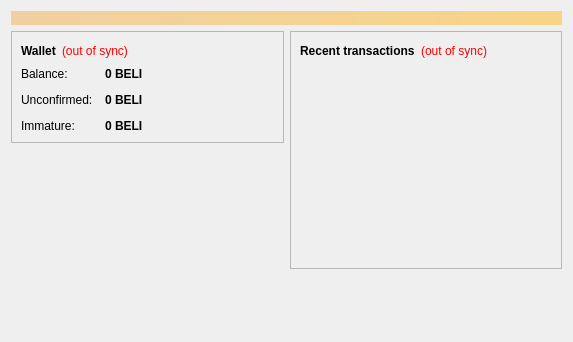
<?xml version="1.0" encoding="UTF-8"?>
<ui version="4.0">
 <class>OverviewPage</class>
 <widget class="QWidget" name="OverviewPage">
  <property name="geometry">
   <rect>
    <x>0</x>
    <y>0</y>
    <width>573</width>
    <height>342</height>
   </rect>
  </property>
  <property name="windowTitle">
   <string>Form</string>
  </property>
  <layout class="QVBoxLayout" name="topLayout">
   <item>
    <widget class="QLabel" name="labelAlerts">
     <property name="visible">
      <bool>false</bool>
     </property>
     <property name="styleSheet">
      <string notr="true">background-color: qlineargradient(x1: 0, y1: 0, x2: 1, y2: 0, stop:0 #F0D0A0, stop:1 #F8D488); color:#000000;</string>
     </property>
     <property name="wordWrap">
      <bool>true</bool>
     </property>
     <property name="margin">
      <number>3</number>
     </property>
    </widget>
   </item>
   <item>
    <layout class="QHBoxLayout" name="horizontalLayout" stretch="1,1">
     <item>
      <layout class="QVBoxLayout" name="verticalLayout_2">
       <item>
        <widget class="QFrame" name="frame">
         <property name="frameShape">
          <enum>QFrame::StyledPanel</enum>
         </property>
         <property name="frameShadow">
          <enum>QFrame::Raised</enum>
         </property>
         <layout class="QVBoxLayout" name="verticalLayout_4">
          <item>
           <layout class="QHBoxLayout" name="horizontalLayout_4">
            <item>
             <widget class="QLabel" name="label_5">
              <property name="font">
               <font>
                <weight>75</weight>
                <bold>true</bold>
               </font>
              </property>
              <property name="text">
               <string>Wallet</string>
              </property>
             </widget>
            </item>
            <item>
             <widget class="QLabel" name="labelWalletStatus">
              <property name="toolTip">
               <string>The displayed information may be out of date. Your wallet automatically synchronizes with the BeliCoin network after a connection is established, but this process has not completed yet.</string>
              </property>
              <property name="styleSheet">
               <string notr="true">QLabel { color: red; }</string>
              </property>
              <property name="text">
               <string notr="true">(out of sync)</string>
              </property>
              <property name="alignment">
               <set>Qt::AlignLeading|Qt::AlignLeft|Qt::AlignVCenter</set>
              </property>
             </widget>
            </item>
            <item>
             <spacer name="horizontalSpacer_2">
              <property name="orientation">
               <enum>Qt::Horizontal</enum>
              </property>
              <property name="sizeHint" stdset="0">
               <size>
                <width>40</width>
                <height>20</height>
               </size>
              </property>
             </spacer>
            </item>
           </layout>
          </item>
          <item>
           <layout class="QFormLayout" name="formLayout_2">
            <property name="fieldGrowthPolicy">
             <enum>QFormLayout::AllNonFixedFieldsGrow</enum>
            </property>
            <property name="horizontalSpacing">
             <number>12</number>
            </property>
            <property name="verticalSpacing">
             <number>12</number>
            </property>
            <item row="0" column="0">
             <widget class="QLabel" name="label">
              <property name="text">
               <string>Balance:</string>
              </property>
             </widget>
            </item>
            <item row="0" column="1">
             <widget class="QLabel" name="labelBalance">
              <property name="font">
               <font>
                <weight>75</weight>
                <bold>true</bold>
               </font>
              </property>
              <property name="cursor">
               <cursorShape>IBeamCursor</cursorShape>
              </property>
              <property name="toolTip">
               <string>Your current balance</string>
              </property>
              <property name="text">
               <string notr="true">0 BELI</string>
              </property>
              <property name="textInteractionFlags">
               <set>Qt::LinksAccessibleByMouse|Qt::TextSelectableByKeyboard|Qt::TextSelectableByMouse</set>
              </property>
             </widget>
            </item>
            <item row="1" column="0">
             <widget class="QLabel" name="label_3">
              <property name="text">
               <string>Unconfirmed:</string>
              </property>
             </widget>
            </item>
            <item row="1" column="1">
             <widget class="QLabel" name="labelUnconfirmed">
              <property name="font">
               <font>
                <weight>75</weight>
                <bold>true</bold>
               </font>
              </property>
              <property name="cursor">
               <cursorShape>IBeamCursor</cursorShape>
              </property>
              <property name="toolTip">
               <string>Total of transactions that have yet to be confirmed, and do not yet count toward the current balance</string>
              </property>
              <property name="text">
               <string notr="true">0 BELI</string>
              </property>
              <property name="textInteractionFlags">
               <set>Qt::LinksAccessibleByMouse|Qt::TextSelectableByKeyboard|Qt::TextSelectableByMouse</set>
              </property>
             </widget>
            </item>
            <item row="2" column="0">
             <widget class="QLabel" name="labelImmatureText">
              <property name="text">
               <string>Immature:</string>
              </property>
             </widget>
            </item>
            <item row="2" column="1">
             <widget class="QLabel" name="labelImmature">
              <property name="font">
               <font>
                <weight>75</weight>
                <bold>true</bold>
               </font>
              </property>
              <property name="toolTip">
               <string>Mined balance that has not yet matured</string>
              </property>
              <property name="text">
               <string notr="true">0 BELI</string>
              </property>
              <property name="textInteractionFlags">
               <set>Qt::LinksAccessibleByMouse|Qt::TextSelectableByKeyboard|Qt::TextSelectableByMouse</set>
              </property>
             </widget>
            </item>
           </layout>
          </item>
         </layout>
        </widget>
       </item>
       <item>
        <spacer name="verticalSpacer">
         <property name="orientation">
          <enum>Qt::Vertical</enum>
         </property>
         <property name="sizeHint" stdset="0">
          <size>
           <width>20</width>
           <height>40</height>
          </size>
         </property>
        </spacer>
       </item>
        <item>
         <widget class="QLabel" name="label_wallet_bgcoin">
          <property name="text">
           <string/>
          </property>
          <property name="pixmap">
           <pixmap resource="../bitcoin.qrc">:/images/wallet_bgcoin</pixmap>
          </property>
          <property name="scaledContents">
           <bool>false</bool>
          </property>
          <property name="alignment">
           <set>Qt::AlignCenter</set>
          </property>
          <property name="margin">
           <number>-2</number>
          </property>
         </widget>
        </item>
        <item>
         <widget class="QLabel" name="label_6">
          <property name="text">
           <string/>
          </property>
         </widget>
        </item>
      </layout>
     </item>
     <item>
      <layout class="QVBoxLayout" name="verticalLayout_3">
       <item>
        <widget class="QFrame" name="frame_2">
         <property name="frameShape">
          <enum>QFrame::StyledPanel</enum>
         </property>
         <property name="frameShadow">
          <enum>QFrame::Raised</enum>
         </property>
         <layout class="QVBoxLayout" name="verticalLayout">
          <item>
           <layout class="QHBoxLayout" name="horizontalLayout_2">
            <item>
             <widget class="QLabel" name="label_4">
              <property name="text">
               <string>&lt;b&gt;Recent transactions&lt;/b&gt;</string>
              </property>
             </widget>
            </item>
            <item>
             <widget class="QLabel" name="labelTransactionsStatus">
              <property name="toolTip">
               <string>The displayed information may be out of date. Your wallet automatically synchronizes with the BeliCoin network after a connection is established, but this process has not completed yet.</string>
              </property>
              <property name="styleSheet">
               <string notr="true">QLabel { color: red; }</string>
              </property>
              <property name="text">
               <string notr="true">(out of sync)</string>
              </property>
              <property name="alignment">
               <set>Qt::AlignRight|Qt::AlignTrailing|Qt::AlignVCenter</set>
              </property>
             </widget>
            </item>
            <item>
             <spacer name="horizontalSpacer">
              <property name="orientation">
               <enum>Qt::Horizontal</enum>
              </property>
              <property name="sizeHint" stdset="0">
               <size>
                <width>40</width>
                <height>20</height>
               </size>
              </property>
             </spacer>
            </item>
           </layout>
          </item>
          <item>
           <widget class="QListView" name="listTransactions">
            <property name="styleSheet">
             <string notr="true">QListView { background: transparent; }</string>
            </property>
            <property name="frameShape">
             <enum>QFrame::NoFrame</enum>
            </property>
            <property name="verticalScrollBarPolicy">
             <enum>Qt::ScrollBarAlwaysOff</enum>
            </property>
            <property name="horizontalScrollBarPolicy">
             <enum>Qt::ScrollBarAlwaysOff</enum>
            </property>
            <property name="selectionMode">
             <enum>QAbstractItemView::NoSelection</enum>
            </property>
           </widget>
          </item>
         </layout>
        </widget>
       </item>
       <item>
        <spacer name="verticalSpacer_2">
         <property name="orientation">
          <enum>Qt::Vertical</enum>
         </property>
         <property name="sizeHint" stdset="0">
          <size>
           <width>20</width>
           <height>40</height>
          </size>
         </property>
        </spacer>
       </item>
      </layout>
     </item>
    </layout>
   </item>
  </layout>
 </widget>
 <resources/>
 <connections/>
</ui>
